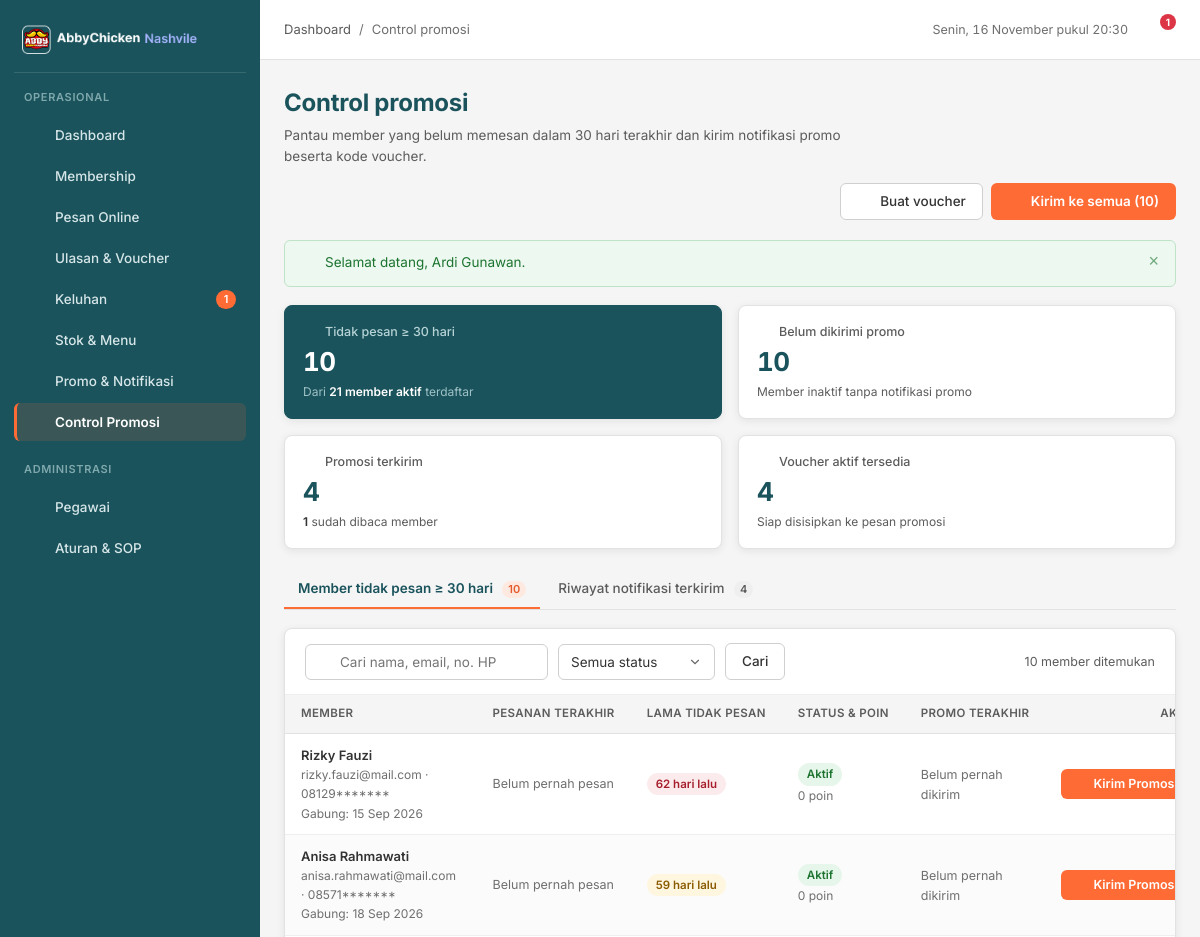
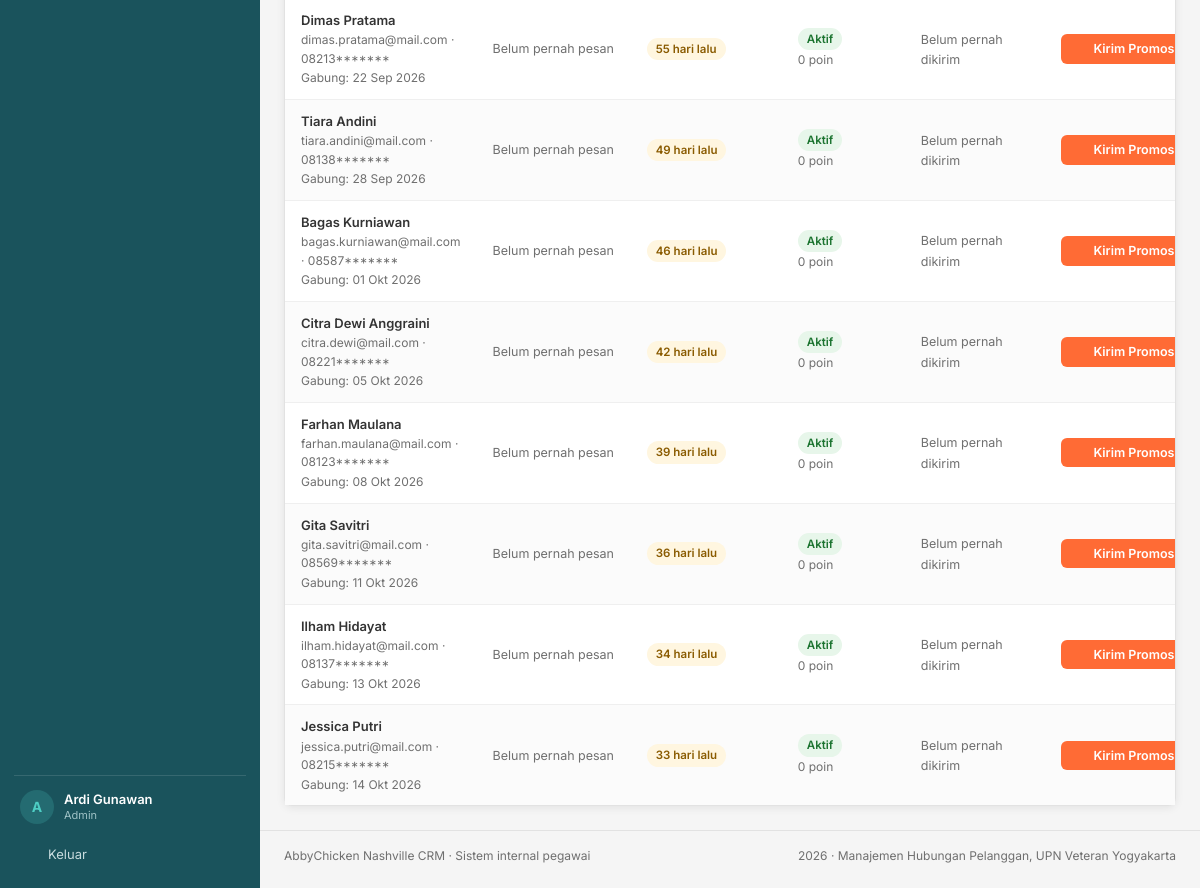
The app's page /pages/promo/control.php (signed in) with its own data (2 pictures, top to bottom).
### tables this page shows
CREATE TABLE `member` (
  `member_id` int(11) NOT NULL AUTO_INCREMENT,
  `email` varchar(100) NOT NULL,
  `password` varchar(255) NOT NULL DEFAULT '123456',
  `no_telp` varchar(15) NOT NULL,
  `tgl_join` date NOT NULL,
  `name` varchar(100) NOT NULL,
  `total_poin` int(11) NOT NULL DEFAULT 0,
  `member_status` enum('aktif','nonaktif') NOT NULL DEFAULT 'aktif',
  PRIMARY KEY (`member_id`),
  UNIQUE KEY `uq_member_email` (`email`),
  KEY `idx_member_nama` (`name`),
  KEY `idx_member_status` (`member_status`)
);

### pages/promo/control.php (the view, shortened to what this page needs)
<?php
require_once __DIR__ . '/../../config/database.php';
$tab = $_GET['tab'] ?? 'member';
$cari   = trim($_GET['q'] ?? '');
$status = $_GET['status'] ?? 'semua';
$voucher_tersedia = [];
$q_v = mysqli_query($conn, "SELECT voucher_id, kode_voucher, potongan_harga, valid_until
    FROM voucher
    WHERE is_valid = 1 AND deleted_at IS NULL AND valid_until >= CURDATE()
    ORDER BY potongan_harga DESC, kode_voucher ASC");
if ($q_v) {
    while ($v = mysqli_fetch_assoc($q_v)) {
        $voucher_tersedia[] = $v;
    }
}
$dormant_subquery = "SELECT m.member_id, m.name, m.email, m.no_telp, m.tgl_join, m.total_poin, m.member_status,
        MAX(CASE WHEN p.status_pesanan <> 'dibatalkan' THEN p.waktu_pemesanan ELSE NULL END) AS pesanan_terakhir,
        COALESCE(SUM(CASE WHEN p.status_pesanan <> 'dibatalkan' THEN 1 ELSE 0 END), 0) AS total_pesanan_valid,
        COALESCE(SUM(CASE WHEN p.status_pesanan = 'dibatalkan' THEN 1 ELSE 0 END), 0) AS total_pesanan_batal,
        DATEDIFF(
            CURDATE(),
            COALESCE(
                DATE(MAX(CASE WHEN p.status_pesanan <> 'dibatalkan' THEN p.waktu_pemesanan ELSE NULL END)),
                m.tgl_join
            )
        ) AS hari_tidak_pesan,
        (SELECT COUNT(*) FROM notifikasi_promo np WHERE np.member_id = m.member_id) AS total_promo_dikirim,
        (SELECT np.created_at FROM notifikasi_promo np WHERE np.member_id = m.member_id ORDER BY np.created_at DESC, np.notif_id DESC LIMIT 1) AS promo_terakhir_at,
        (SELECT np.kode_voucher FROM notifikasi_promo np WHERE np.member_id = m.member_id ORDER BY np.created_at DESC, np.notif_id DESC LIMIT 1) AS promo_terakhir_kode,
        (SELECT np.is_read FROM notifikasi_promo np WHERE np.member_id = m.member_id ORDER BY np.created_at DESC, np.notif_id DESC LIMIT 1) AS promo_terakhir_dibaca
    FROM member m
    LEFT JOIN pemesanan p ON p.member_id = m.member_id
    GROUP BY m.member_id, m.name, m.email, m.no_telp, m.tgl_join, m.total_poin, m.member_status";
$kpi_stat = mysqli_fetch_assoc(mysqli_query($conn, "SELECT
    COUNT(*) AS total_dormant,
    SUM(CASE WHEN d.total_promo_dikirim = 0 THEN 1 ELSE 0 END) AS belum_dikirim
    FROM ({$dormant_subquery}) AS d
    WHERE d.hari_tidak_pesan >= 30")) ?: ['total_dormant' => 0, 'belum_dikirim' => 0];
$jumlah_dormant      = (int) ($kpi_stat['total_dormant'] ?? 0);
$belum_dikirim_promo = (int) ($kpi_stat['belum_dikirim'] ?? 0);
$total_member_aktif  = (int) (mysqli_fetch_assoc(mysqli_query($conn, "SELECT COUNT(*) n FROM member WHERE member_status = 'aktif'"))['n'] ?? 0);
$notif_stat = mysqli_fetch_assoc(mysqli_query($conn, "SELECT
    COUNT(*) AS total_terkirim,
    SUM(is_read = 1) AS total_dibaca
    FROM notifikasi_promo")) ?: ['total_terkirim' => 0, 'total_dibaca' => 0];
$total_notif_terkirim = (int) ($notif_stat['total_terkirim'] ?? 0);
$total_notif_dibaca   = (int) ($notif_stat['total_dibaca'] ?? 0);
$sql_list = "SELECT * FROM ({$dormant_subquery}) AS d WHERE d.hari_tidak_pesan >= 30";
$sql_list .= ' ORDER BY d.hari_tidak_pesan DESC, d.name ASC';
$stmt_list = mysqli_prepare($conn, $sql_list);
mysqli_stmt_execute($stmt_list);
$dormant_res = mysqli_stmt_get_result($stmt_list);
$dormant_members = [];
while ($row = mysqli_fetch_assoc($dormant_res)) {
    $dormant_members[] = $row;
}
$page_actions  = '<a class="btn btn--secondary" href="' . e(base_url('pages/voucher/tambah.php')) . '">' . icon('plus', 16) . ' Buat voucher</a>';
if ($tab === 'member' && count($dormant_members) > 0) {
    $page_actions .= '<button class="btn btn--primary" type="button" id="btnKirimSemuaPromo"
        data-modal-open="#modalKirimPromo"
        data-target-type="all"
        data-member-id="0"
        data-member-nama="Semua Member Tidak Pesan ≥ 30 Hari (' . count($dormant_members) . ' member)"
        data-lama-tidak-pesan="≥ 30 hari tidak memesan"
        data-member-telp="">'
        . icon('send', 16) . ' Kirim ke semua (' . count($dormant_members) . ')</button>';
}
require_once __DIR__ . '/../../includes/header.php';
?>
<section class="kpi-grid">
  <article class="kpi kpi--accent">
    <p class="kpi__label"><?= icon('member', 15) ?> Tidak pesan &ge; 30 hari</p>
    <p class="kpi__value"><?= $jumlah_dormant ?></p>
    <p class="kpi__meta">Dari <strong><?= $total_member_aktif ?> member aktif</strong> terdaftar</p>
  </article>
  <article class="kpi">
    <p class="kpi__label"><?= icon('clock', 15) ?> Belum dikirimi promo</p>
    <p class="kpi__value"><?= $belum_dikirim_promo ?></p>
    <p class="kpi__meta">Member inaktif tanpa notifikasi promo</p>
  </article>
  <article class="kpi">
    <p class="kpi__label"><?= icon('send', 15) ?> Promosi terkirim</p>
    <p class="kpi__value"><?= $total_notif_terkirim ?></p>
    <p class="kpi__meta"><strong><?= $total_notif_dibaca ?></strong> sudah dibaca member</p>
  </article>
  <article class="kpi">
    <p class="kpi__label"><?= icon('voucher', 15) ?> Voucher aktif tersedia</p>
    <p class="kpi__value"><?= count($voucher_tersedia) ?></p>
    <p class="kpi__meta">Siap disisipkan ke pesan promosi</p>
  </article>
</section>
<nav class="tabs" aria-label="Navigasi Control Promosi">
  <a class="tab<?= $tab === 'member' ? ' is-active' : '' ?>" href="?tab=member<?= $cari !== '' ? '&q=' . urlencode($cari) : '' ?>">
    Member tidak pesan &ge; 30 hari <span class="tab__count"><?= $jumlah_dormant ?></span>
  </a>
  <a class="tab<?= $tab === 'riwayat' ? ' is-active' : '' ?>" href="?tab=riwayat<?= $cari !== '' ? '&q=' . urlencode($cari) : '' ?>">
    Riwayat notifikasi terkirim <span class="tab__count"><?= $total_notif_terkirim ?></span>
  </a>
</nav>
<?php if ($tab === 'member'): ?>
  <article class="card">
    <form class="toolbar" method="get" action="">
      <div class="search">
        <input class="input" type="search" id="q" name="q" value="<?= e($cari) ?>"
               placeholder="Cari nama, email, no. HP">
      </div>
      <select class="select" name="status" aria-label="Filter status member" data-autosubmit style="width:auto;min-width:150px;">
        <option value="semua" <?= $status === 'semua' ? 'selected' : '' ?>>Semua status</option>
      </select>
      <button class="btn btn--secondary" type="submit">Cari</button>
      <div class="toolbar__right">
        <span class="text-small text-muted"><?= count($dormant_members) ?> member ditemukan</span>
      </div>
    </form>
    <div class="table-wrap">
      <?php if (empty($dormant_members)): ?>
        <div class="empty">
          <div class="empty__icon"><?= icon('check', 20) ?></div>
          <h3>Tidak ada member inaktif &ge; 30 hari</h3>
          <p><?= $cari !== '' ? 'Tidak ada member yang cocok dengan pencarian "' . e($cari) . '".' : 'Semua member aktif telah melakukan pemesanan dalam 30 hari terakhir.' ?></p>
        </div>
      <?php else: ?>
        <table class="table">
          <thead>
            <tr>
              <th>Member</th>
              <th>Pesanan terakhir</th>
              <th>Lama tidak pesan</th>
              <th>Status &amp; poin</th>
              <th>Promo terakhir</th>
              <th class="col-actions">Aksi</th>
            </tr>
          </thead>
          <tbody>
            <?php foreach ($dormant_members as $m): ?>
              <?php
              $hari = (int) $m['hari_tidak_pesan'];
              $ket_lama = $m['pesanan_terakhir']
                  ? 'Terakhir pesan ' . $hari . ' hari lalu'
                  : 'Belum pernah pesan (' . $hari . ' hari sejak gabung)';
              ?>
              <tr>
                <td>
                  <div class="cell-stack">
                    <span class="strong"><?= e($m['name']) ?></span>
                    <small><?= e($m['email']) ?> &middot; <?= e(tampil_telepon($m['no_telp'])) ?></small>
                    <small>Gabung: <?= e(tanggal_id($m['tgl_join'])) ?></small>
                  </div>
                </td>
                <td>
                  <?php if ($m['pesanan_terakhir']): ?>
                    <div class="cell-stack">
                      <span><?= e(tanggal_id($m['pesanan_terakhir'], true)) ?></span>
                      <small><?= (int) $m['total_pesanan_valid'] ?> pesanan berhasil</small>
                    </div>
                  <?php else: ?>
                    <div class="cell-stack">
                      <span class="muted">Belum pernah pesan</span>
                    </div>
                  <?php endif; ?>
                </td>
                <td>
                  <span class="badge <?= $hari >= 60 ? 'badge--danger' : 'badge--warning' ?>">
                    <?= $hari ?> hari lalu
                  </span>
                </td>
                <td>
                  <div class="cell-stack">
                    <span><?= badge_member($m['member_status']) ?></span>
                    <small><?= number_format((int) $m['total_poin'], 0, ',', '.') ?> poin</small>
                  </div>
                </td>
                <td>
                  <?php if (!empty($m['promo_terakhir_at'])): ?>
                    <div class="cell-stack">
                      <span class="text-small">
                        <strong><?= e(waktu_lalu($m['promo_terakhir_at'])) ?></strong>
                        <?php if (!empty($m['promo_terakhir_kode'])): ?>
                          &middot; <code><?= e($m['promo_terakhir_kode']) ?></code>
                        <?php endif; ?>
                      </span>
                      <small>
                        <?= (int) $m['promo_terakhir_dibaca'] === 1 ? 'Sudah dibaca' : 'Belum dibaca' ?>
                        (<?= (int) $m['total_promo_dikirim'] ?>x kirim)
                      </small>
                    </div>
                  <?php else: ?>
                    <span class="muted">Belum pernah dikirim</span>
                  <?php endif; ?>
                </td>
                <td class="col-actions">
                  <button class="btn btn--primary btn--sm" type="button"
                          data-modal-open="#modalKirimPromo"
                          data-target-type="single"
                          data-member-id="<?= (int) $m['member_id'] ?>"
                          data-member-nama="<?= e($m['name']) ?>"
                          data-lama-tidak-pesan="<?= e($ket_lama) ?>"
                          data-member-telp="<?= e($m['no_telp']) ?>">
                    <?= icon('send', 14) ?> Kirim Promosi
                  </button>
                </td>
              </tr>
            <?php endforeach; ?>
          </tbody>
        </table>
      <?php endif; ?>
    </div>
  </article>
<?php endif; ?>
<?php require_once __DIR__ . '/../../includes/footer.php'; ?>

### includes/functions.php (shortened to what this page needs)
<?php
function e($value)
{
    return htmlspecialchars((string) $value, ENT_QUOTES, 'UTF-8');
}
function tanggal_id($datetime, $dengan_jam = false)
{
    $bulan = [1 => 'Jan', 'Feb', 'Mar', 'Apr', 'Mei', 'Jun', 'Jul', 'Agu', 'Sep', 'Okt', 'Nov', 'Des'];
    $ts = strtotime($datetime);
    $teks = date('d', $ts) . ' ' . $bulan[(int) date('n', $ts)] . ' ' . date('Y', $ts);
    return $teks;
}
function badge_member($status)
{
    if ($status === 'aktif') {
        return '<span class="badge badge--success">Aktif</span>';
    }
    return '<span class="badge badge--neutral">Nonaktif</span>';
}
function icon($nama, $ukuran = 18)
{
    $isi = $path[$nama] ?? $path['dashboard'];
    return '<svg class="icon" width="' . (int) $ukuran . '" height="' . (int) $ukuran . '" viewBox="0 0 24 24" fill="none" '
        . 'stroke="currentColor" stroke-width="1.6" stroke-linecap="round" stroke-linejoin="round" aria-hidden="true">'
        . $isi . '</svg>';
}
function base_url($path = '')
{
    $root = rtrim(str_replace('\\', '/', dirname($_SERVER['SCRIPT_NAME'] ?? '/')), '/');
    if (preg_match('#^(.*?)/(?:pages|api)(?:/.*)?$#', $root, $m)) {
        $root = $m[1];
    }
    return $root . '/' . ltrim($path, '/');
}
function sensor_telepon($telepon, $tampil_awal = 5)
{
    $tel = trim((string) $telepon);
    $panjang     = mb_strlen($tel);
    $tampil_awal = max(0, (int) $tampil_awal);
    return mb_substr($tel, 0, $tampil_awal) . str_repeat('*', $panjang - $tampil_awal);
}
function tampil_telepon($telepon, $role = null)
{
    $tel = trim((string) $telepon);
    $role_aktif = $role !== null ? (string) $role : (string) ($_SESSION['role'] ?? '');
    return sensor_telepon($tel, 5);
}

### records on screen
member: name "Rizky Fauzi", email "rizky.fauzi@mail.com", no_telp "08129*******", tgl_join "15 Sep 2026", hari "62", member_status "Aktif", total_poin "0", $ukuran 14 (drawn)
member: name "Anisa Rahmawati", email "anisa.rahmawati@mail.com", no_telp "08571*******", tgl_join "18 Sep 2026", hari "59", member_status "Aktif", total_poin "0", $ukuran 14 (drawn)
member: name "Dimas Pratama", email "dimas.pratama@mail.com", no_telp "08213*******", tgl_join "22 Sep 2026", hari "55", member_status "Aktif", total_poin "0", $ukuran 14 (drawn)
member: name "Tiara Andini", email "tiara.andini@mail.com", no_telp "08138*******", tgl_join "28 Sep 2026", hari "49", member_status "Aktif", total_poin "0", $ukuran 14 (drawn)
member: name "Bagas Kurniawan", email "bagas.kurniawan@mail.com", no_telp "08587*******", tgl_join "01 Okt 2026", hari "46", member_status "Aktif", total_poin "0", $ukuran 14 (drawn)
member: name "Citra Dewi Anggraini", email "citra.dewi@mail.com", no_telp "08221*******", tgl_join "05 Okt 2026", hari "42", member_status "Aktif", total_poin "0", $ukuran 14 (drawn)
member: name "Farhan Maulana", email "farhan.maulana@mail.com", no_telp "08123*******", tgl_join "08 Okt 2026", hari "39", member_status "Aktif", total_poin "0", $ukuran 14 (drawn)
member: name "Gita Savitri", email "gita.savitri@mail.com", no_telp "08569*******", tgl_join "11 Okt 2026", hari "36", member_status "Aktif", total_poin "0", $ukuran 14 (drawn)
member: name "Ilham Hidayat", email "ilham.hidayat@mail.com", no_telp "08137*******", tgl_join "13 Okt 2026", hari "34", member_status "Aktif", total_poin "0", $ukuran 14 (drawn)
member: name "Jessica Putri", email "jessica.putri@mail.com", no_telp "08215*******", tgl_join "14 Okt 2026", hari "33", member_status "Aktif", total_poin "0", $ukuran 14 (drawn)

### other values on screen
$item['label'] "Dashboard"
$item['label'] "Membership"
$item['label'] "Pesan Online"
$item['label'] "Ulasan & Voucher"
$item['label'] "Keluhan"
$tiket_terbuka "1"
$item['label'] "Stok & Menu"
$item['label'] "Promo & Notifikasi"
$item['label'] "Control Promosi"
$item['label'] "Pegawai"
$item['label'] "Aturan & SOP"
mb_substr($nama_pegawai, 0, 1) "A"
$nama_pegawai "Ardi Gunawan"
$role_pegawai "Admin"
$page_title "Control promosi"
